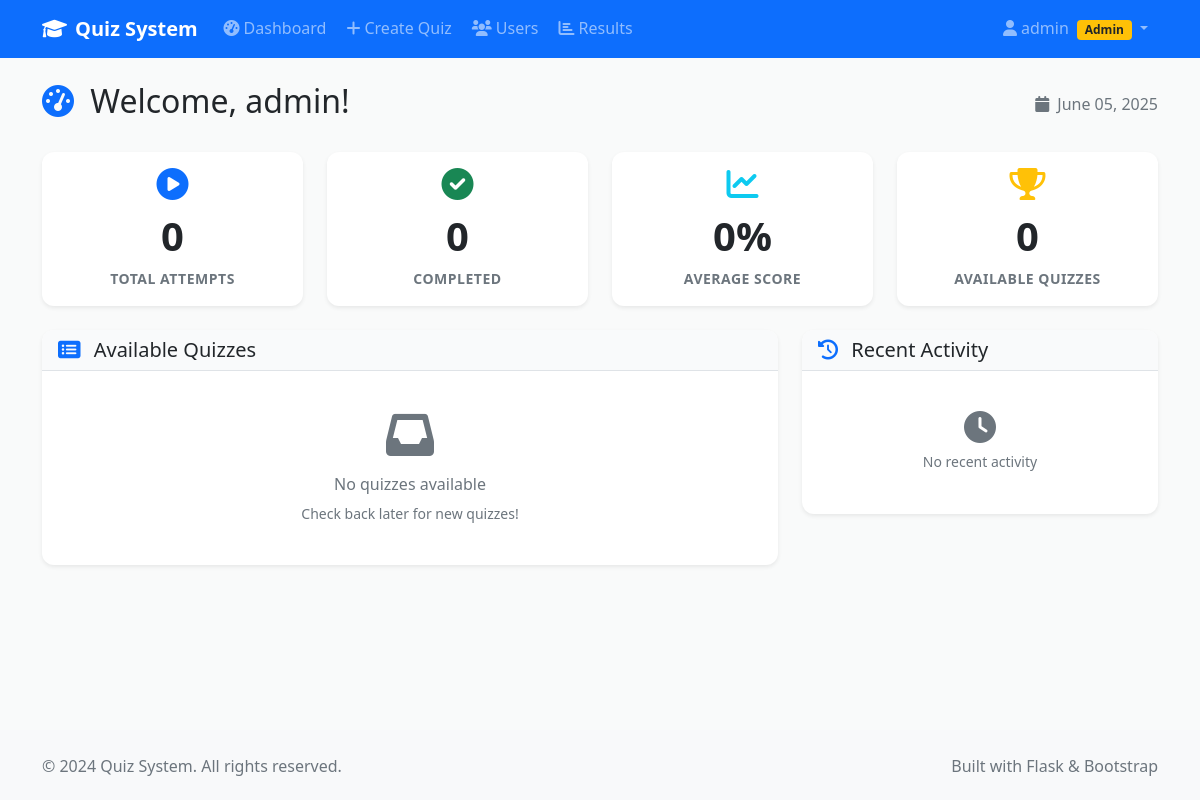
The app's page /quiz/dashboard (signed in), older data.
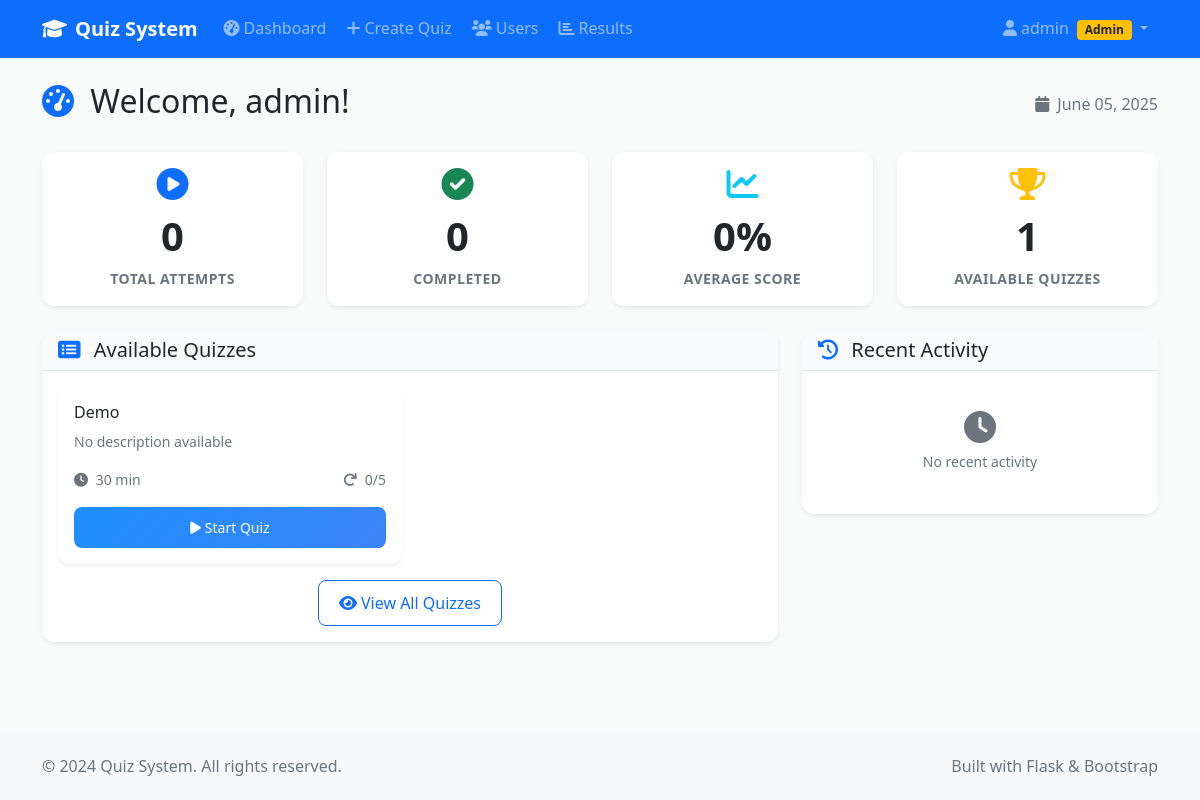
The same page, newer data.
### models.py (models this page shows, shortened)
class Quiz(db.Model):
    id = db.Column(db.Integer, primary_key=True)
    title = db.Column(db.String(200), nullable=False)
    description = db.Column(db.Text)
    created_by = db.Column(db.Integer, db.ForeignKey('user.id'), nullable=False)
    time_limit = db.Column(db.Integer, default=30)  # in minutes
    max_attempts = db.Column(db.Integer, default=1)
    is_active = db.Column(db.Boolean, default=True)
    created_at = db.Column(db.DateTime, default=datetime.utcnow)
    questions = db.relationship('Question', backref='quiz', lazy=True, cascade='all, delete-orphan')
    attempts = db.relationship('QuizAttempt', backref='quiz', lazy=True)

### quiz.py (the view)
@quiz_bp.route('/dashboard')
@login_required
def dashboard():
    total_attempts = QuizAttempt.query.filter_by(user_id=current_user.id).count()
    completed_attempts = QuizAttempt.query.filter_by(user_id=current_user.id, is_completed=True).count()
    avg_score = db.session.query(db.func.avg(QuizAttempt.score)).filter_by(
        user_id=current_user.id, is_completed=True
    ).scalar() or 0
    recent_attempts = QuizAttempt.query.filter_by(
        user_id=current_user.id, is_completed=True
    ).order_by(QuizAttempt.end_time.desc()).limit(5).all()
    available_quizzes = Quiz.query.filter_by(is_active=True).all()
    quiz_data = []
    for quiz in available_quizzes:
        user_attempts = QuizAttempt.query.filter_by(
            user_id=current_user.id, quiz_id=quiz.id
        ).count()
        can_attempt = user_attempts < quiz.max_attempts
        quiz_data.append({
            'quiz': quiz,
            'attempts_taken': user_attempts,
            'can_attempt': can_attempt
        })
    return render_template('user/dashboard.html',
                         total_attempts=total_attempts,
                         completed_attempts=completed_attempts,
                         avg_score=round(avg_score, 1),
                         recent_attempts=recent_attempts,
                         quiz_data=quiz_data)

### app.py (called while the page is built)
@login_manager.user_loader
def load_user(user_id):
    from models import User
    return User.query.get(int(user_id))

@app.context_processor
def inject_now():
    return {'now': datetime.utcnow()}

@app.context_processor
def inject_csrf_token():
    from flask_wtf.csrf import generate_csrf
    return dict(csrf_token=generate_csrf())

### templates/user/dashboard.html (shortened to what the changed rows need)
{% extends "base.html" %}
{% block content %}
<div class="container my-4">
    <div class="row">
        <div class="col-12">
            <div class="d-flex justify-content-between align-items-center mb-4">
                <h2>
                    <i class="fas fa-tachometer-alt text-primary me-2"></i>
                    Welcome, {{ current_user.username }}!
                </h2>
            </div>
        </div>
    </div>
    <div class="row g-4 mb-4">
        <div class="col-md-3">
            <div class="card stat-card border-0 shadow-sm">
                <div class="card-body text-center">
                    <div class="stat-icon mb-2">
                        <i class="fas fa-trophy fa-2x text-warning"></i>
                    </div>
                    <h3 class="stat-number">{{ quiz_data|length }}</h3>
                    <p class="stat-label text-muted mb-0">Available Quizzes</p>
                </div>
            </div>
        </div>
    </div>
    <div class="row">
        <div class="col-lg-8">
            <div class="card border-0 shadow-sm">
                <div class="card-body">
                    {% if quiz_data %}
                        <div class="row g-3">
                            {% for data in quiz_data %}
                                <div class="col-md-6">
                                    <div class="quiz-card h-100">
                                        <div class="card border-0 shadow-sm h-100">
                                            <div class="card-body">
                                                <h6 class="card-title">{{ data.quiz.title }}</h6>
                                                <p class="card-text text-muted small">{{ data.quiz.description or 'No description available' }}</p>
                                                <div class="quiz-meta mb-3">
                                                    <div class="d-flex justify-content-between text-muted small">
                                                        <span>
                                                            <i class="fas fa-clock me-1"></i>
                                                            {{ data.quiz.time_limit }} min
                                                        </span>
                                                        <span>
                                                            <i class="fas fa-redo me-1"></i>
                                                            {{ data.attempts_taken }}/{{ data.quiz.max_attempts }}
                                                        </span>
                                                    </div>
                                                </div>
                                                {% if data.can_attempt %}
                                                    <a href="{{ url_for('quiz.start_quiz', quiz_id=data.quiz.id) }}"
                                                       class="btn btn-primary btn-sm w-100">
                                                        <i class="fas fa-play me-1"></i>Start Quiz
                                                    </a>
                                                {% else %}
                                                    <button class="btn btn-secondary btn-sm w-100" disabled>
                                                        <i class="fas fa-ban me-1"></i>Max Attempts Reached
                                                    </button>
                                                {% endif %}
                                            </div>
                                        </div>
                                    </div>
                                </div>
                            {% endfor %}
                        </div>
                        <div class="text-center mt-3">
                            <a href="{{ url_for('quiz.quiz_list') }}" class="btn btn-outline-primary">
                                <i class="fas fa-eye me-1"></i>View All Quizzes
                            </a>
                        </div>
                    {% else %}
                        <div class="text-center py-4">
                            <i class="fas fa-inbox fa-3x text-muted mb-3"></i>
                            <h6 class="text-muted">No quizzes available</h6>
                            <p class="text-muted small mb-0">Check back later for new quizzes!</p>
                        </div>
                    {% endif %}
                </div>
            </div>
        </div>
    </div>
</div>
{% endblock %}

Row changes from the older to the newer data that the page shows:
added Quiz: quiz "Demo", quiz "No description available", quiz.time_limit "30", quiz.max_attempts "5"
Text that changed along with them:
{{ quiz_data|length }}: "0" → "1"
new list line: "min 0 / Start Quiz"
text no longer shown: "No quizzes available Check back later for new quizzes!"
text now shown: "View All Quizzes"
